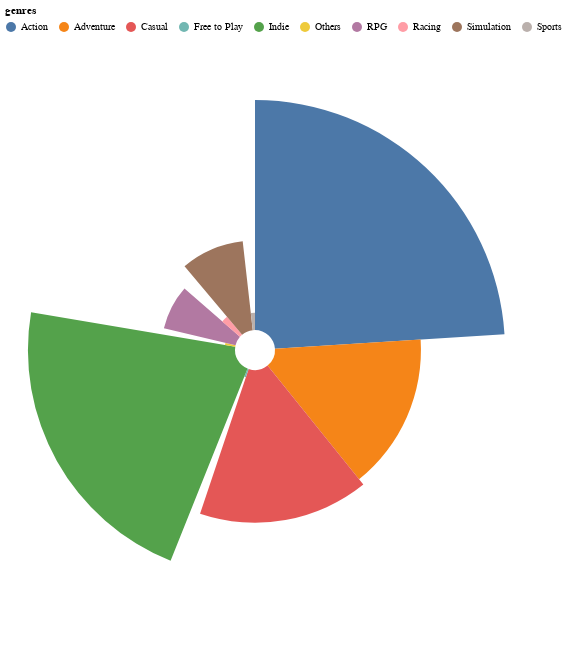

Notebook cell for this chart:
### Code cell
genre_counts = df.groupby('genres').size().reset_index(name='counts')

'''alt.Chart(genre_counts).mark_arc().encode(
    theta='counts',
    color="genres"
)'''

base = alt.Chart(genre_counts.iloc[:10,]).encode(
    theta=alt.Theta("counts:Q", stack=True, sort=alt.EncodingSortField(field='counts:Q',order='descending')),
    radius=alt.Radius("counts", scale=alt.Scale(zero=True, rangeMin=20)),
    color=alt.Color('genres:N', legend=alt.Legend(orient='top')),
    tooltip=["genres:N", "counts"]
).properties(
    height=600,
    width = 500)

base.mark_arc()

### Figure 1 — Vega-Lite specification as saved in the notebook (floating-point values rounded to 4 significant figures)
{"config": {"view": {"continuousWidth": 400, "continuousHeight": 300}}, "data": {"name": "data-869c2306d6c9e5cd7384d349cc5ed6fb"}, "mark": "arc", "encoding": {"color": {"field": "genres", "legend": {"orient": "top"}, "type": "nominal"}, "radius": {"field": "counts", "scale": {"rangeMin": 20, "zero": true}, "type": "quantitative"}, "theta": {"field": "counts", "sort": {"field": "counts:Q", "order": "descending"}, "stack": true, "type": "quantitative"}, "tooltip": [{"field": "genres", "type": "nominal"}, {"field": "counts", "type": "quantitative"}]}, "height": 600, "width": 500, "$schema": "https://vega.github.io/schema/vega-lite/v4.17.0.json", "datasets": {"data-869c2306d6c9e5cd7384d349cc5ed6fb": [{"genres": "Action", "counts": 843}, {"genres": "Adventure", "counts": 535}, {"genres": "Casual", "counts": 560}, {"genres": "Free to Play", "counts": 32}, {"genres": "Indie", "counts": 759}, {"genres": "Others", "counts": 38}, {"genres": "RPG", "counts": 270}, {"genres": "Racing", "counts": 86}, {"genres": "Simulation", "counts": 328}, {"genres": "Sports", "counts": 63}]}}
